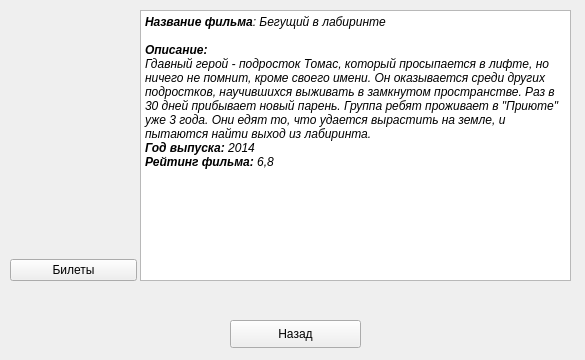
<?xml version="1.0" encoding="UTF-8"?>
<ui version="4.0">
 <class>Begyshiy</class>
 <widget class="QWidget" name="Begyshiy">
  <property name="geometry">
   <rect>
    <x>0</x>
    <y>0</y>
    <width>585</width>
    <height>360</height>
   </rect>
  </property>
  <property name="windowTitle">
   <string>Бегущий в лабиринте</string>
  </property>
  <property name="windowIcon">
   <iconset resource="resource.qrc">
    <normaloff>:/rec/img/afisha.png</normaloff>:/rec/img/afisha.png</iconset>
  </property>
  <property name="styleSheet">
   <string notr="true"/>
  </property>
  <widget class="QPushButton" name="pushButton">
   <property name="geometry">
    <rect>
     <x>230</x>
     <y>320</y>
     <width>131</width>
     <height>28</height>
    </rect>
   </property>
   <property name="text">
    <string>Назад</string>
   </property>
  </widget>
  <widget class="QTextEdit" name="textEdit">
   <property name="geometry">
    <rect>
     <x>140</x>
     <y>10</y>
     <width>431</width>
     <height>271</height>
    </rect>
   </property>
   <property name="readOnly">
    <bool>true</bool>
   </property>
   <property name="html">
    <string>&lt;!DOCTYPE HTML PUBLIC &quot;-//W3C//DTD HTML 4.0//EN&quot; &quot;http://www.w3.org/TR/REC-html40/strict.dtd&quot;&gt;
&lt;html&gt;&lt;head&gt;&lt;meta name=&quot;qrichtext&quot; content=&quot;1&quot; /&gt;&lt;style type=&quot;text/css&quot;&gt;
p, li { white-space: pre-wrap; }
&lt;/style&gt;&lt;/head&gt;&lt;body style=&quot; font-family:'MS Shell Dlg 2'; font-size:7.8pt; font-weight:400; font-style:normal;&quot;&gt;
&lt;p style=&quot; margin-top:0px; margin-bottom:0px; margin-left:0px; margin-right:0px; -qt-block-indent:0; text-indent:0px;&quot;&gt;&lt;span style=&quot; font-size:9pt; font-weight:600; font-style:italic;&quot;&gt;Название фильма&lt;/span&gt;&lt;span style=&quot; font-size:9pt; font-style:italic;&quot;&gt;: Бегущий в лабиринте &lt;/span&gt;&lt;/p&gt;
&lt;p style=&quot;-qt-paragraph-type:empty; margin-top:0px; margin-bottom:0px; margin-left:0px; margin-right:0px; -qt-block-indent:0; text-indent:0px; font-size:9pt; font-style:italic;&quot;&gt;&lt;br /&gt;&lt;/p&gt;
&lt;p style=&quot; margin-top:0px; margin-bottom:0px; margin-left:0px; margin-right:0px; -qt-block-indent:0; text-indent:0px;&quot;&gt;&lt;span style=&quot; font-size:9pt; font-weight:600; font-style:italic;&quot;&gt;Описание: &lt;/span&gt;&lt;/p&gt;
&lt;p style=&quot; margin-top:0px; margin-bottom:0px; margin-left:0px; margin-right:0px; -qt-block-indent:0; text-indent:0px;&quot;&gt;&lt;span style=&quot; font-size:9pt; font-style:italic;&quot;&gt;Гдавный герой - подросток Томас, который просыпается в лифте, но ничего не помнит, кроме своего имени. Он оказывается среди других подростков, научившихся выживать в замкнутом пространстве. Раз в 30 дней прибывает новый парень. Группа ребят проживает в &amp;quot;Приюте&amp;quot; уже 3 года. Они едят то, что удается вырастить на земле, и пытаются найти выход из лабиринта.&lt;/span&gt;&lt;/p&gt;
&lt;p style=&quot; margin-top:0px; margin-bottom:0px; margin-left:0px; margin-right:0px; -qt-block-indent:0; text-indent:0px;&quot;&gt;&lt;span style=&quot; font-size:9pt; font-weight:600; font-style:italic;&quot;&gt;Год выпуска:&lt;/span&gt;&lt;span style=&quot; font-size:9pt; font-style:italic;&quot;&gt; 2014&lt;/span&gt;&lt;/p&gt;
&lt;p style=&quot; margin-top:0px; margin-bottom:0px; margin-left:0px; margin-right:0px; -qt-block-indent:0; text-indent:0px;&quot;&gt;&lt;span style=&quot; font-size:9pt; font-weight:600; font-style:italic;&quot;&gt;Рейтинг фильма:&lt;/span&gt;&lt;span style=&quot; font-size:9pt; font-style:italic;&quot;&gt; 6,8&lt;/span&gt;&lt;/p&gt;
&lt;p style=&quot;-qt-paragraph-type:empty; margin-top:0px; margin-bottom:0px; margin-left:0px; margin-right:0px; -qt-block-indent:0; text-indent:0px; font-size:9pt; font-style:italic;&quot;&gt;&lt;br /&gt;&lt;/p&gt;&lt;/body&gt;&lt;/html&gt;</string>
   </property>
  </widget>
  <widget class="QWidget" name="layoutWidget">
   <property name="geometry">
    <rect>
     <x>10</x>
     <y>10</y>
     <width>127</width>
     <height>271</height>
    </rect>
   </property>
   <layout class="QVBoxLayout" name="verticalLayout">
    <item>
     <widget class="QLabel" name="label">
      <property name="text">
       <string/>
      </property>
      <property name="pixmap">
       <pixmap>../beguchiy.jpg</pixmap>
      </property>
     </widget>
    </item>
    <item>
     <widget class="QPushButton" name="pushButton_tickets">
      <property name="text">
       <string>Билеты</string>
      </property>
     </widget>
    </item>
   </layout>
  </widget>
 </widget>
 <resources>
  <include location="resource.qrc"/>
 </resources>
 <connections/>
</ui>
